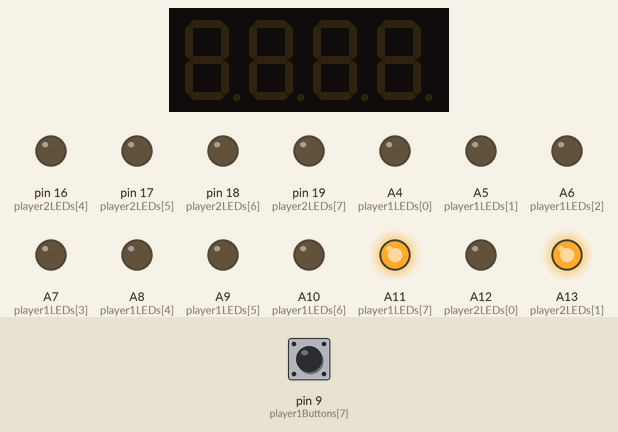
A sketch run on a simulated Arduino Mega 2560, built with avr-gcc and run on an emulated ATmega2560. Shown: 4-digit seven-segment display, output pins drawn as LEDs (lit = HIGH). Inputs (shaded band) come from the test bench; at power-on: pin 9 (player1Buttons[7]) HIGH. Random numbers use the default seed unless the sketch sets one.

Above: at 0.1 s.
Timing chart, 0 to 1.6 s (numbered marks = the images above):
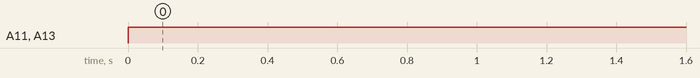

The sketch:

Botonera_1.ino
```cpp
// Librería para controlar el display de 7 segmentos

#include <SevSeg.h>

// Pines de los botones y LEDs
const int numButtons = 8;
const int player1Buttons[numButtons] = {2, 3, 4, 5, 6, 7, 8, 9};
const int player2Buttons[numButtons] = {10, 11, 12, 13, A0, A1, A2, A3};

const int player1LEDs[numButtons] = {A4, A5, A6, A7, A8, A9, A10, A11};
const int player2LEDs[numButtons] = {A12, A13, A14, A15, 16, 17, 18, 19};

// Variables para almacenar los puntajes

int player1Score = 0;
int player2Score = 0;

// Configuración del display de 7 segmentos

SevSeg sevseg;

void setup() {
  // Inicialización del display de 7 segmentos
  byte hardwareConfig = COMMON_CATHODE;
  sevseg.begin(hardwareConfig, 4, player1Score, player2Score);

  // Configuración de los pines de los botones y LEDs
  for (int i = 0; i < numButtons; i++) {
    pinMode(player1Buttons[i], INPUT_PULLUP);
    pinMode(player2Buttons[i], INPUT_PULLUP);

    pinMode(player1LEDs[i], OUTPUT);
    pinMode(player2LEDs[i], OUTPUT);
  }
}

void loop() {
  // Generar índices de botones aleatorios para cada jugador
  int player1Index = random(0, numButtons);
  int player2Index = random(0, numButtons);

  // Encender los LEDs correspondientes a los botones seleccionados
  digitalWrite(player1LEDs[player1Index], HIGH);
  digitalWrite(player2LEDs[player2Index], HIGH);

  // Mostrar los índices de los botones seleccionados en el display de 7 segmentos
  sevseg.setNumber(0, player1Index);
  sevseg.setNumber(1, player2Index);

  // Esperar a que los jugadores presionen los botones
  while (digitalRead(player1Buttons[player1Index]) == HIGH || digitalRead(player2Buttons[player2Index]) == HIGH) {
    // Esperar
  }

  // Apagar los LEDs
  digitalWrite(player1LEDs[player1Index], LOW);
  digitalWrite(player2LEDs[player2Index], LOW);

  // Incrementar el puntaje del jugador correspondiente
  player1Score++;
  player2Score++;

  // Actualizar el display de 7 segmentos con los nuevos puntajes
  sevseg.setNumber(player1Score, 1);
  sevseg.setNumber(player2Score, 0);

  delay(1000);
}
```

Measured:
- by itself, A11 (player1LEDs[7]), A13 (player2LEDs[1]): LOW → HIGH at 0.00 s
